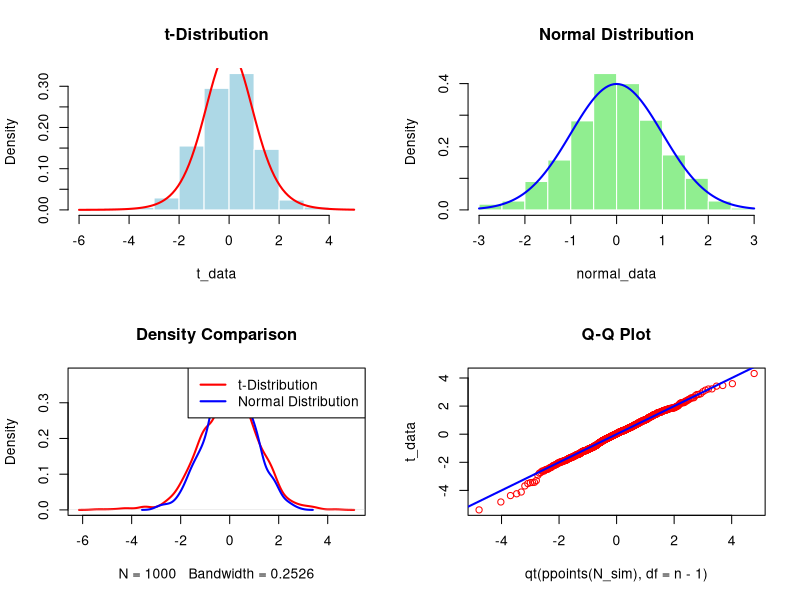

The R script that drew this image:
# Lab 3: Comparison of t-Distribution with Normal Distribution for Small Sample Sizes

# Parameters
n <- 10
N_sim <- 1000
set.seed(123)

# Generate data
t_data <- rt(N_sim, df = n-1)
normal_data <- rnorm(N_sim)

# Graphical Output
par(mfrow = c(2, 2))

# Histogram of t-distribution
hist(t_data, probability = TRUE, col = "lightblue", main = "t-Distribution", border = "white")
curve(dt(x, df = n-1), add = TRUE, col = "red", lwd = 2)

# Histogram of normal distribution
hist(normal_data, probability = TRUE, col = "lightgreen", main = "Normal Distribution", border = "white")
curve(dnorm(x), add = TRUE, col = "blue", lwd = 2)

# Density plot comparison
plot(density(t_data), col = "red", lwd = 2, main = "Density Comparison")
lines(density(normal_data), col = "blue", lwd = 2)
legend("topright", legend = c("t-Distribution", "Normal Distribution"), col = c("red", "blue"), lwd = 2)

# Q-Q plot for t-distribution
qqplot(qt(ppoints(N_sim), df = n-1), t_data, main = "Q-Q Plot", col = "red")
abline(0, 1, col = "blue", lwd = 2)




# lab Explanation

# n=10: Sample size.
# N_sim =1000: Number of simulated values.

# set.seed(123): Ensures reproducibility.
# rt(N_sim, df = n-1): Generates 1000 random numbers from a t-distribution with 9 degrees of freedom (n-1=9)
# rnorm(N_sim): Generates 1000 random numbers from a standard normal distribution (N(0,1))


# hist(t_data, probability = TRUE): Plots the density histogram of the t-distribution.
# curve(dt(x, df = n-1)): Overlays the theoretical t-Distribution
# hist(t_data, probability = TRUE):
# Plots a density histogram instead of a frequency histogram.
# The y-axis represents probability density rather than counts.
# breaks = 30: Divides the data range into 30 bins.
# col = "lightblue": Fills bars with light blue color.
# main = "t-Distribution": Sets title of the plot.
# xlab = "Value": Labels x-axis.
# border = "white": Sets bin border color to white



# Plots histogram of normal distribution.
# dnorm(x): Overlays the theoretical normal curve.

# density(t_data): Computes the smoothed empirical density of the t-distribution.
# density(normal_data): Computes the smoothed empirical density of the normal distribution.
# The legend differentiates between the t-distribution (red) and normal distribution (blue)

# qt(ppoints(N_sim), df = n-1): Computes theoretical quantiles from the t-distribution.
# qqplot(): Compares theoretical quantiles to empirical quantiles.
# abline(0,1): Draws a reference line; if data follows the theoretical distribution, points should align with this line